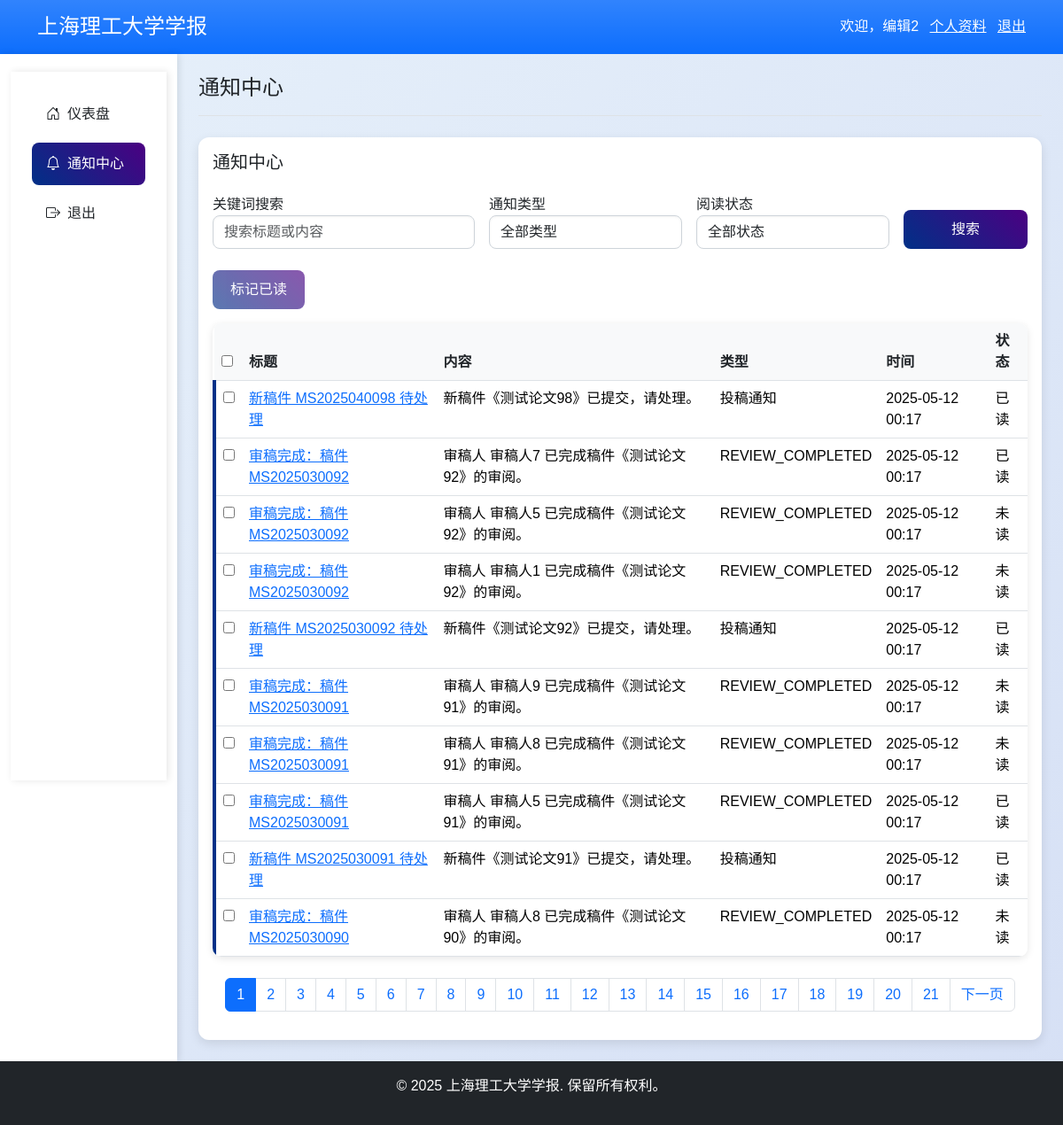
/notifications/list/ (signed in), run on the app's committed database.
### accounts/models.py (models this page shows, shortened)
class UserProfile(models.Model):
    user = models.OneToOneField(User, on_delete=models.CASCADE, related_name="profile")
    full_name = models.CharField("姓名", max_length=50)
    institution = models.CharField("单位", max_length=200)
    title = models.CharField("职称", max_length=50, blank=True)
    email = models.EmailField("电子邮箱", unique=True)
    phone = models.CharField(
        "电话", max_length=20, validators=[RegexValidator(r'^\+?\d{10,15}$', "电话格式无效")])
    orcid = models.CharField("ORCID", max_length=50, blank=True)
    research_fields = models.ManyToManyField(ResearchField, verbose_name="研究领域")
    class Meta:
        verbose_name = "用户资料"
        verbose_name_plural = "用户资料"

### notifications/models.py (models this page shows, shortened)
class Notification(models.Model):
    recipient = models.ForeignKey(User, on_delete=models.CASCADE, related_name="notifications")
    TYPE_CHOICES = [
        ('SUBMISSION', '投稿通知'),
        ('REVIEW_INVITE', '审稿邀请'),
        ('REVIEW_REMINDER', '审稿提醒'),
        ('DECISION', '编辑决定'),
        ('REVISION', '修改要求'),
        ('ACCEPT', '录用通知'),
        ('REJECT', '退稿通知'),
        ('PUBLICATION', '出版通知'),
    ]
    notification_type = models.CharField("通知类型", max_length=20, choices=TYPE_CHOICES)
    title = models.CharField("标题", max_length=200)
    message = models.TextField("内容")
    created_at = models.DateTimeField("创建时间", auto_now_add=True)
    is_read = models.BooleanField("是否已读", default=False)
    url = models.CharField("相关链接", max_length=200, blank=True)
    related_id = models.CharField("关联ID", max_length=50, blank=True)
    class Meta:
        verbose_name = "通知"
        verbose_name_plural = "通知"
        ordering = ['-created_at']

### notifications/views.py (the view, shortened to what this page needs)
# urls.py: path('list/', views.notification_list, name='notification_list'),
@login_required
def notification_list(request):
    if any(key == '=' or not key for key in request.GET):
        from django.http import HttpResponseRedirect
        return HttpResponseRedirect(request.path)
    form = NotificationSearchForm(request.GET or None)
    notifications = Notification.objects.filter(recipient=request.user).order_by('-created_at')
    paginator = Paginator(notifications, 10)
    page_number = request.GET.get('page', 1)
    try:
        page_obj = paginator.page(page_number)
    except Exception:
        page_obj = paginator.page(1)
    return render(request, 'notifications/list.html', {
        'form': form,
        'page_obj': page_obj,
        'param_name': 'page',  # 重要！为分页模板提供param_name
    })

### notifications/forms.py
class NotificationSearchForm(forms.Form):
    keyword = forms.CharField(
        label="关键词搜索",
        required=False,
        widget=forms.TextInput(attrs={'class': 'form-control', 'placeholder': '搜索标题或内容'})
    )
    notification_type_choices = [('', '全部类型')] + Notification.TYPE_CHOICES
    notification_type = forms.ChoiceField(
        label="通知类型",
        choices=notification_type_choices,
        required=False,
        widget=forms.Select(attrs={'class': 'form-control'})
    )
    is_read = forms.ChoiceField(
        label="阅读状态",
        choices=[('', '全部状态'), ('True', '已读'), ('False', '未读')],
        required=False,
        widget=forms.Select(attrs={'class': 'form-control'})
    )

### templates/notifications/list.html (shortened to what this page needs)
{% extends "base.html" %}
{% load crispy_forms_filters %}
{% load static %}
{% block page_title %}通知中心{% endblock %}
{% block content %}
<div class="card shadow border-0">
  <div class="card-body">
    <h2 class="card-title h5 mb-4">通知中心</h2>
    <form method="get" class="mb-4" id="notification-search-form">
      <div class="row g-3">
        <div class="col-md-4">
          <label for="{{ form.keyword.id_for_label }}">{{ form.keyword.label }}</label>
          {{ form.keyword }}
        </div>
        <div class="col-md-3">
          <label for="{{ form.notification_type.id_for_label }}">{{ form.notification_type.label }}</label>
          {{ form.notification_type }}
        </div>
        <div class="col-md-3">
          <label for="{{ form.is_read.id_for_label }}">{{ form.is_read.label }}</label>
          {{ form.is_read }}
        </div>
        <div class="col-md-2 d-flex align-items-end">
          <button type="submit" class="btn btn-primary bg-gradient w-100">搜索</button>
        </div>
      </div>
    </form>
    <div class="mb-3">
      <button id="mark-read-selected" class="btn btn-primary bg-gradient" disabled>标记已读</button>
    </div>
    <div id="notification-list">
      <table class="table table-hover">
        <thead>
          <tr>
            <th><input type="checkbox" id="select-all"></th>
            <th>标题</th><th>内容</th><th>类型</th><th>时间</th><th>状态</th>
          </tr>
        </thead>
        <tbody>
          {% for notification in page_obj %}
            <tr class="notification-item">
              <td><input type="checkbox" name="notification_ids" value="{{ notification.id }}"></td>
              <td><a href="{{ notification.url }}">{{ notification.title }}</a></td>
              <td>{{ notification.message|truncatewords:20 }}</td>
              <td>{{ notification.get_notification_type_display }}</td>
              <td>{{ notification.created_at|date:"Y-m-d H:i" }}</td>
              <td>{{ notification.is_read|yesno:"已读,未读" }}</td>
            </tr>
          {% endfor %}
        </tbody>
      </table>
      {% include "components/pagination.html" with page_obj=page_obj %}
    </div>
  </div>
</div>
{% endblock %}

### templates/components/header.html
<header class="bg-primary bg-gradient text-white py-3">
  <div class="container d-flex justify-content-between align-items-center">
    <h1 class="h4 mb-0">上海理工大学学报</h1>
    {% if user.is_authenticated %}
      <div>
        <span>欢迎，{{ user.profile.full_name }}</span>
        <a href="{% url 'profile' %}" class="text-white mx-2">个人资料</a>
        <a href="{% url 'logout' %}" class="text-white">退出</a>
      </div>
    {% else %}
      <div>
        <a href="{% url 'login' %}" class="text-white mx-2">登录</a>
        <a href="{% url 'register' %}" class="text-white">注册</a>
      </div>
    {% endif %}
  </div>
</header>

### static/css/custom.css (style rules this page uses)
body { background: linear-gradient(135deg, #e6f0fa 0%, #d6e0f5 100%) !important; font-family: 'Arial', sans-serif; color: #212529; }
.card { border-radius: 12px !important; border: none !important; background: #ffffff !important; box-shadow: 0 4px 12px rgba(0, 0, 0, 0.1) !important; transition: transform 0.2s ease, box-shadow 0.2s ease; }
.btn-primary.bg-gradient { background: linear-gradient(45deg, #003087, #4B0082) !important; border: none !important; color: #ffffff !important; padding: 10px 20px; font-weight: 500; border-radius: 8px !important; transition: all 0.3s ease; }
.table { background: #ffffff !important; border-radius: 10px !important; overflow: hidden; box-shadow: 0 2px 8px rgba(0, 0, 0, 0.1) !important; }
.table th { background: #f8f9fa !important; color: #212529 !important; font-weight: 600; }
.notification-item { border-left: 4px solid #003087 !important; padding: 12px !important; margin-bottom: 8px; background: #f8f9fa !important; transition: all 0.3s ease; }
.form-control, .form-select { border-radius: 8px !important; border: 1px solid #ced4da !important; box-shadow: inset 0 1px 3px rgba(0, 0, 0, 0.05) !important; transition: all 0.3s ease; }

### data on the page
Notification: title "新稿件 MS2025040098 待处理", message "新稿件《测试论文98》已提交，请处理。", notification_type "投稿通知", created_at "2025-05-12 00:17", is_read "已读"
Notification: title "审稿完成：稿件 MS2025030092", message "审稿人 审稿人7 已完成稿件《测试论文92》的审阅。", notification_type "REVIEW_COMPLETED", created_at "2025-05-12 00:17", is_read "已读"
Notification: title "审稿完成：稿件 MS2025030092", message "审稿人 审稿人5 已完成稿件《测试论文92》的审阅。", notification_type "REVIEW_COMPLETED", created_at "2025-05-12 00:17", is_read "未读"
Notification: title "审稿完成：稿件 MS2025030092", message "审稿人 审稿人1 已完成稿件《测试论文92》的审阅。", notification_type "REVIEW_COMPLETED", created_at "2025-05-12 00:17", is_read "未读"
Notification: title "新稿件 MS2025030092 待处理", message "新稿件《测试论文92》已提交，请处理。", notification_type "投稿通知", created_at "2025-05-12 00:17", is_read "已读"
Notification: title "审稿完成：稿件 MS2025030091", message "审稿人 审稿人9 已完成稿件《测试论文91》的审阅。", notification_type "REVIEW_COMPLETED", created_at "2025-05-12 00:17", is_read "未读"
Notification: title "审稿完成：稿件 MS2025030091", message "审稿人 审稿人8 已完成稿件《测试论文91》的审阅。", notification_type "REVIEW_COMPLETED", created_at "2025-05-12 00:17", is_read "未读"
Notification: title "审稿完成：稿件 MS2025030091", message "审稿人 审稿人5 已完成稿件《测试论文91》的审阅。", notification_type "REVIEW_COMPLETED", created_at "2025-05-12 00:17", is_read "已读"
Notification: title "新稿件 MS2025030091 待处理", message "新稿件《测试论文91》已提交，请处理。", notification_type "投稿通知", created_at "2025-05-12 00:17", is_read "已读"
Notification: title "审稿完成：稿件 MS2025030090", message "审稿人 审稿人8 已完成稿件《测试论文90》的审阅。", notification_type "REVIEW_COMPLETED", created_at "2025-05-12 00:17", is_read "未读"

### other printed values
{{ user.profile.full_name }} "编辑2"
{{ num }} "1" "2" "3" "4" "5" "6" "7" "8" "9" "10" "11" "12" "13" "14" "15" "16" "17" "18" "19" "20" "21"
